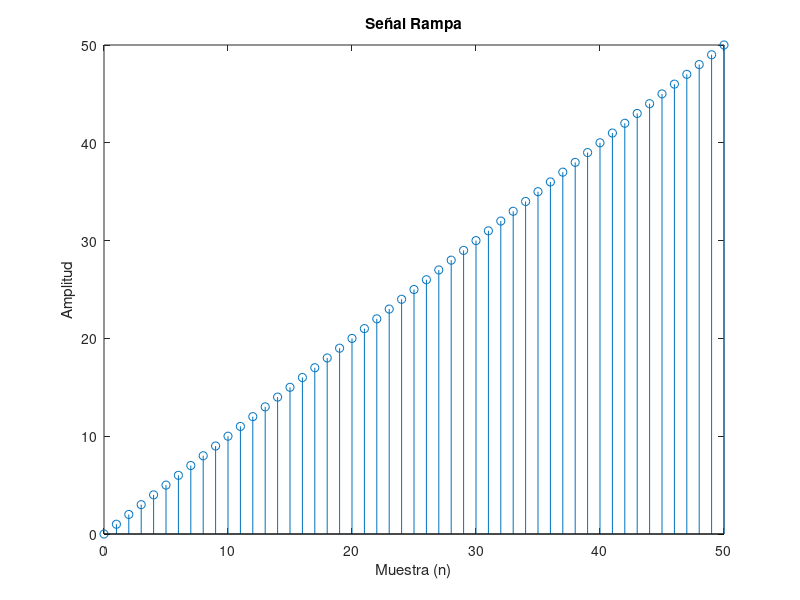

The MATLAB source for this figure:
% Vector de muestras discreto
n = 0:50; % De 0 a 50 muestras

% La señal rampa es igual al valor de la muestra
x_rampa = n;

% (Opcional) Graficar
stem(n, x_rampa); % Usamos stem para señales discretas
title('Señal Rampa');
xlabel('Muestra (n)');
ylabel('Amplitud');
pause(15);
